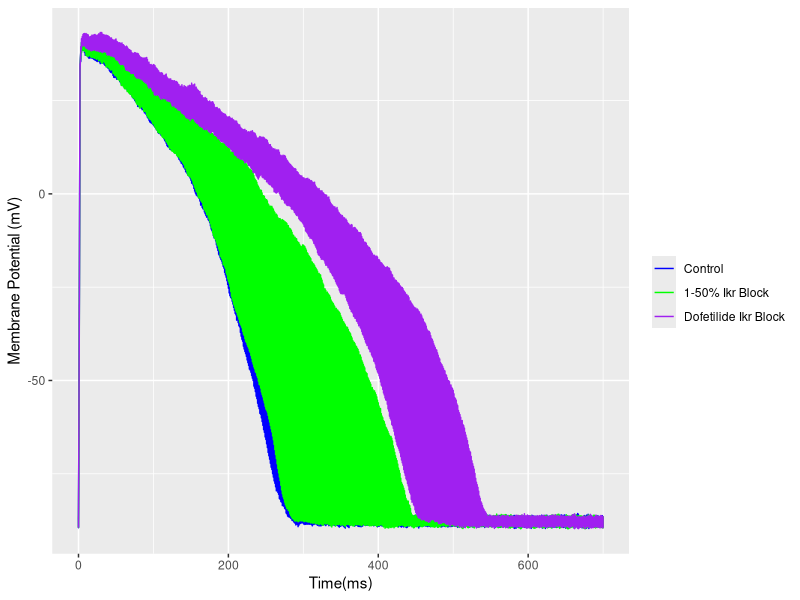

R code for this plot: (Note: this script raises an error after producing the figure.)
## ---- chunk 1
knitr::opts_chunk$set(echo = TRUE)
## ---- chunk 2
library(tidyverse)
library(cowplot)
library(reshape2)
library(ggpubr)
## ---- chunk 3
adultControl = read_csv("clean_data/adult_control_with_noise.csv", col_names=FALSE)
adultFBlock = read_csv("clean_data/adult_block_with_noise.csv", col_names = FALSE)
adultDBlock = read_csv("clean_data/adult_dof_with_noise.csv", col_names = FALSE)
ipscControl = read_csv("clean_data/ipsc_control_with_noise.csv", col_names = FALSE)
ipscFBlock = read_csv("clean_data/ipsc_block_with_noise.csv", col_names = FALSE)
ipscDBlock = read_csv("clean_data/ipsc_dof_with_noise.csv", col_names = FALSE)

# Calculating Control Average Traces for Figure 1
ipscMeanControl = colMeans(ipscControl)
adultMeanControl = colMeans(adultControl)
meanControls = as_tibble(cbind(time, ipscMeanControl, adultMeanControl))

## Plotting Simulated Adult CM APs with impedance
adultControl = as_tibble(t(adultControl))
adultFBlock = as_tibble(t(adultFBlock))
adultDBlock = as_tibble(t(adultDBlock))
adultControl$time = 0:700
adultFBlock$time = 0:700
adultDBlock$time = 0:700
df =  melt(adultControl ,  id.vars = 'time', variable.name = 'series')
df2 = melt(adultFBlock, id.vars = 'time', variable.name = 'series')
df3 = melt(adultDBlock, id.vars = 'time', variable.name = 'series')
adult = ggplot(df, aes(x=time,y = value)) + geom_line(aes(color = 'blue')) + geom_line(data = df2, aes(x = time, y=value,color = 'green')) + geom_line(data = df3, aes(x = time, y=value,color = 'purple')) + xlab("Time(ms)")+ ylab("Membrane Potential (mV)") + scale_colour_manual(name = '', values =c('blue'='blue','green'='green','purple'='purple'), labels = c('Control','1-50% Ikr Block', 'Dofetilide Ikr Block'))

## Plotting Simulated ipsc CM APs with impedance
ipscControl = as_tibble(t(ipscControl))
ipscFBlock = as_tibble(t(ipscFBlock))
ipscDBlock = as_tibble(t(ipscDBlock))
ipscControl$time = 0:700
ipscFBlock$time = 0:700
ipscDBlock$time = 0:700
df_i =  melt(ipscControl ,  id.vars = 'time', variable.name = 'series')
df2_i = melt(ipscFBlock, id.vars = 'time', variable.name = 'series')
df3_i = melt(ipscDBlock, id.vars = 'time', variable.name = 'series')
ipsc = ggplot(df_i, aes(x=time,y = value)) + geom_line(aes(color = 'blue')) + geom_line(data = df2_i, aes(x = time, y=value,color = 'green')) + geom_line(data = df3_i, aes(x = time, y=value,color = 'purple')) ++ xlab("Time(ms)")+ ylab("Membrane Potential (mV)") + scale_colour_manual(name = '', values =c('blue'='blue','green'='green','purple'='purple'), labels = c('Control','1-50% Ikr Block', 'Dofetilide Ikr Block'))

## ---- chunk 4
A = ggplot(meanControls, aes(x = time, y = ipscMeanControl)) + geom_line() + ggtitle("Simulated Baseline iPSC-CM AP") + xlab("Time (ms)") + ylab("Membrane Potential (mV)")
B = ggplot(meanControls, aes(x = time, y = adultMeanControl)) + geom_line(color = "red") + ggtitle("Simulated Baseline Adult-CM AP") + xlab("Time (ms)") + ylab("Membrane Potential (mV)")
C = ggplot()
D = ggplot()
E = ipsc
H = adult
plot_grid(A, B, C, D, E, H,labels = "AUTO",ncol = 2)
## ---- chunk 5
adultControl$time = NULL
adultFBlock$time = NULL
adultDBlock$time = NULL
diffs = as_tibble(sapply(adultControl,diff))

maxs = sapply(diffs, max)
mins = sapply(adultControl, min)

